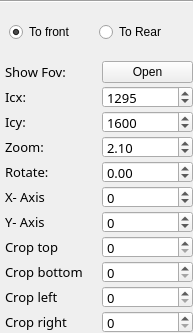
            <widget class="QWidget" name="page_image_2">
             <property name="geometry">
              <rect>
               <x>0</x>
               <y>0</y>
               <width>193</width>
               <height>333</height>
              </rect>
             </property>
             <attribute name="icon">
              <iconset>
               <normaloff>../../../../../../../source/views/ui_design/icon/right.png</normaloff>
               <activeoff>../../../../../../../source/views/ui_design/icon/down.png</activeoff>
               <activeon>../../../../../../../source/views/ui_design/icon/right.png</activeon>../../../../../../../source/views/ui_design/icon/right.png</iconset>
             </attribute>
             <attribute name="label">
              <string>Image 2</string>
             </attribute>
             <layout class="QVBoxLayout" name="verticalLayout_10">
              <property name="spacing">
               <number>5</number>
              </property>
              <property name="leftMargin">
               <number>0</number>
              </property>
              <property name="topMargin">
               <number>0</number>
              </property>
              <property name="rightMargin">
               <number>0</number>
              </property>
              <property name="bottomMargin">
               <number>0</number>
              </property>
              <item>
               <widget class="Line" name="line_10">
                <property name="orientation">
                 <enum>Qt::Horizontal</enum>
                </property>
               </widget>
              </item>
              <item>
               <widget class="QFrame" name="frame_radio_button_alligment_image_2">
                <layout class="QHBoxLayout" name="horizontalLayout_22">
                 <property name="spacing">
                  <number>5</number>
                 </property>
                 <item>
                  <widget class="QRadioButton" name="radioButton_to_front_image_2">
                   <property name="text">
                    <string>To front</string>
                   </property>
                   <property name="checked">
                    <bool>true</bool>
                   </property>
                  </widget>
                 </item>
                 <item>
                  <widget class="QRadioButton" name="radioButton_to_rear_image_2">
                   <property name="text">
                    <string>To Rear</string>
                   </property>
                  </widget>
                 </item>
                </layout>
               </widget>
              </item>
              <item>
               <layout class="QGridLayout" name="gridLayout_9">
                <property name="leftMargin">
                 <number>5</number>
                </property>
                <property name="horizontalSpacing">
                 <number>5</number>
                </property>
                <property name="verticalSpacing">
                 <number>3</number>
                </property>
                <item row="4" column="0">
                 <widget class="QLabel" name="label_20">
                  <property name="minimumSize">
                   <size>
                    <width>60</width>
                    <height>0</height>
                   </size>
                  </property>
                  <property name="font">
                   <font>
                    <family>Sans Serif</family>
                    <pointsize>10</pointsize>
                   </font>
                  </property>
                  <property name="text">
                   <string>Rotate: </string>
                  </property>
                 </widget>
                </item>
                <item row="1" column="1">
                 <widget class="QSpinBox" name="val_icx_image_2">
                  <property name="enabled">
                   <bool>true</bool>
                  </property>
                  <property name="minimumSize">
                   <size>
                    <width>60</width>
                    <height>0</height>
                   </size>
                  </property>
                  <property name="maximumSize">
                   <size>
                    <width>16777215</width>
                    <height>22</height>
                   </size>
                  </property>
                  <property name="font">
                   <font>
                    <family>Sans Serif</family>
                    <pointsize>10</pointsize>
                   </font>
                  </property>
                  <property name="maximum">
                   <number>4000</number>
                  </property>
                  <property name="value">
                   <number>1295</number>
                  </property>
                 </widget>
                </item>
                <item row="4" column="1">
                 <widget class="QDoubleSpinBox" name="val_rotate_image_2">
                  <property name="enabled">
                   <bool>true</bool>
                  </property>
                  <property name="minimumSize">
                   <size>
                    <width>50</width>
                    <height>0</height>
                   </size>
                  </property>
                  <property name="maximumSize">
                   <size>
                    <width>16777215</width>
                    <height>22</height>
                   </size>
                  </property>
                  <property name="font">
                   <font>
                    <family>Sans Serif</family>
                    <pointsize>10</pointsize>
                   </font>
                  </property>
                  <property name="minimum">
                   <double>-180.000000000000000</double>
                  </property>
                  <property name="maximum">
                   <double>180.000000000000000</double>
                  </property>
                  <property name="singleStep">
                   <double>0.100000000000000</double>
                  </property>
                 </widget>
                </item>
                <item row="5" column="0">
                 <widget class="QLabel" name="label_81">
                  <property name="enabled">
                   <bool>true</bool>
                  </property>
                  <property name="font">
                   <font>
                    <family>Sans Serif</family>
                    <pointsize>10</pointsize>
                   </font>
                  </property>
                  <property name="text">
                   <string>X- Axis</string>
                  </property>
                 </widget>
                </item>
                <item row="3" column="1">
                 <widget class="QDoubleSpinBox" name="val_zoom_image_2">
                  <property name="minimumSize">
                   <size>
                    <width>60</width>
                    <height>0</height>
                   </size>
                  </property>
                  <property name="maximumSize">
                   <size>
                    <width>16777215</width>
                    <height>22</height>
                   </size>
                  </property>
                  <property name="font">
                   <font>
                    <family>Sans Serif</family>
                    <pointsize>10</pointsize>
                   </font>
                  </property>
                  <property name="decimals">
                   <number>2</number>
                  </property>
                  <property name="minimum">
                   <double>1.000000000000000</double>
                  </property>
                  <property name="maximum">
                   <double>14.000000000000000</double>
                  </property>
                  <property name="singleStep">
                   <double>0.020000000000000</double>
                  </property>
                  <property name="value">
                   <double>2.100000000000000</double>
                  </property>
                 </widget>
                </item>
                <item row="7" column="1">
                 <widget class="QSpinBox" name="val_crop_top_image_2">
                  <property name="minimumSize">
                   <size>
                    <width>60</width>
                    <height>0</height>
                   </size>
                  </property>
                  <property name="maximumSize">
                   <size>
                    <width>16777215</width>
                    <height>22</height>
                   </size>
                  </property>
                  <property name="font">
                   <font>
                    <family>Sans Serif</family>
                    <pointsize>10</pointsize>
                   </font>
                  </property>
                  <property name="maximum">
                   <number>2500</number>
                  </property>
                  <property name="value">
                   <number>0</number>
                  </property>
                 </widget>
                </item>
                <item row="6" column="1">
                 <widget class="QSpinBox" name="val_coordinate_y_image_2">
                  <property name="enabled">
                   <bool>true</bool>
                  </property>
                  <property name="minimumSize">
                   <size>
                    <width>50</width>
                    <height>0</height>
                   </size>
                  </property>
                  <property name="maximumSize">
                   <size>
                    <width>16777215</width>
                    <height>22</height>
                   </size>
                  </property>
                  <property name="font">
                   <font>
                    <family>Sans Serif</family>
                    <pointsize>10</pointsize>
                   </font>
                  </property>
                  <property name="minimum">
                   <number>-10000</number>
                  </property>
                  <property name="maximum">
                   <number>10000</number>
                  </property>
                 </widget>
                </item>
                <item row="8" column="0">
                 <widget class="QLabel" name="label_60">
                  <property name="font">
                   <font>
                    <family>Sans Serif</family>
                    <pointsize>10</pointsize>
                   </font>
                  </property>
                  <property name="text">
                   <string>Crop bottom</string>
                  </property>
                 </widget>
                </item>
                <item row="2" column="1">
                 <widget class="QSpinBox" name="val_icy_image_2">
                  <property name="enabled">
                   <bool>true</bool>
                  </property>
                  <property name="minimumSize">
                   <size>
                    <width>60</width>
                    <height>0</height>
                   </size>
                  </property>
                  <property name="maximumSize">
                   <size>
                    <width>16777215</width>
                    <height>22</height>
                   </size>
                  </property>
                  <property name="font">
                   <font>
                    <family>Sans Serif</family>
                    <pointsize>10</pointsize>
                   </font>
                  </property>
                  <property name="maximum">
                   <number>4000</number>
                  </property>
                  <property name="value">
                   <number>1600</number>
                  </property>
                 </widget>
                </item>
                <item row="7" column="0">
                 <widget class="QLabel" name="label_67">
                  <property name="font">
                   <font>
                    <family>Sans Serif</family>
                    <pointsize>10</pointsize>
                   </font>
                  </property>
                  <property name="text">
                   <string>Crop top</string>
                  </property>
                 </widget>
                </item>
                <item row="3" column="0">
                 <widget class="QLabel" name="label_96">
                  <property name="minimumSize">
                   <size>
                    <width>80</width>
                    <height>0</height>
                   </size>
                  </property>
                  <property name="font">
                   <font>
                    <family>Sans Serif</family>
                    <pointsize>10</pointsize>
                   </font>
                  </property>
                  <property name="text">
                   <string>Zoom:</string>
                  </property>
                 </widget>
                </item>
                <item row="1" column="0">
                 <widget class="QLabel" name="label_97">
                  <property name="minimumSize">
                   <size>
                    <width>60</width>
                    <height>0</height>
                   </size>
                  </property>
                  <property name="font">
                   <font>
                    <family>Sans Serif</family>
                    <pointsize>10</pointsize>
                   </font>
                  </property>
                  <property name="text">
                   <string>Icx:</string>
                  </property>
                 </widget>
                </item>
                <item row="9" column="0">
                 <widget class="QLabel" name="label_68">
                  <property name="font">
                   <font>
                    <family>Sans Serif</family>
                    <pointsize>10</pointsize>
                   </font>
                  </property>
                  <property name="text">
                   <string>Crop left</string>
                  </property>
                 </widget>
                </item>
                <item row="8" column="1">
                 <widget class="QSpinBox" name="val_crop_bottom_image_2">
                  <property name="minimumSize">
                   <size>
                    <width>60</width>
                    <height>0</height>
                   </size>
                  </property>
                  <property name="maximumSize">
                   <size>
                    <width>16777215</width>
                    <height>22</height>
                   </size>
                  </property>
                  <property name="font">
                   <font>
                    <family>Sans Serif</family>
                    <pointsize>10</pointsize>
                   </font>
                  </property>
                  <property name="maximum">
                   <number>2500</number>
                  </property>
                  <property name="value">
                   <number>0</number>
                  </property>
                 </widget>
                </item>
                <item row="6" column="0">
                 <widget class="QLabel" name="label_98">
                  <property name="enabled">
                   <bool>true</bool>
                  </property>
                  <property name="font">
                   <font>
                    <family>Sans Serif</family>
                    <pointsize>10</pointsize>
                   </font>
                  </property>
                  <property name="text">
                   <string>Y- Axis</string>
                  </property>
                 </widget>
                </item>
                <item row="2" column="0">
                 <widget class="QLabel" name="label_99">
                  <property name="minimumSize">
                   <size>
                    <width>60</width>
                    <height>0</height>
                   </size>
                  </property>
                  <property name="font">
                   <font>
                    <family>Sans Serif</family>
                    <pointsize>10</pointsize>
                   </font>
                  </property>
                  <property name="text">
                   <string>Icy:</string>
                  </property>
                 </widget>
                </item>
                <item row="5" column="1">
                 <widget class="QSpinBox" name="val_coordinate_x_image_2">
                  <property name="enabled">
                   <bool>true</bool>
                  </property>
                  <property name="minimumSize">
                   <size>
                    <width>50</width>
                    <height>0</height>
                   </size>
                  </property>
                  <property name="maximumSize">
                   <size>
                    <width>16777215</width>
                    <height>22</height>
                   </size>
                  </property>
                  <property name="font">
                   <font>
                    <family>Sans Serif</family>
                    <pointsize>10</pointsize>
                   </font>
                  </property>
                  <property name="minimum">
                   <number>-10000</number>
                  </property>
                  <property name="maximum">
                   <number>10000</number>
                  </property>
                  <property name="value">
                   <number>0</number>
                  </property>
                 </widget>
                </item>
                <item row="10" column="0">
                 <widget class="QLabel" name="label_100">
                  <property name="font">
                   <font>
                    <family>Sans Serif</family>
                    <pointsize>10</pointsize>
                   </font>
                  </property>
                  <property name="text">
                   <string>Crop right</string>
                  </property>
                 </widget>
                </item>
                <item row="9" column="1">
                 <widget class="QSpinBox" name="val_crop_left_image_2">
                  <property name="minimumSize">
                   <size>
                    <width>60</width>
                    <height>0</height>
                   </size>
                  </property>
                  <property name="maximumSize">
                   <size>
                    <width>16777215</width>
                    <height>22</height>
                   </size>
                  </property>
                  <property name="font">
                   <font>
                    <family>Sans Serif</family>
                    <pointsize>10</pointsize>
                   </font>
                  </property>
                  <property name="maximum">
                   <number>2500</number>
                  </property>
                  <property name="value">
                   <number>0</number>
                  </property>
                 </widget>
                </item>
                <item row="10" column="1">
                 <widget class="QSpinBox" name="val_crop_right_image_2">
                  <property name="minimumSize">
                   <size>
                    <width>60</width>
                    <height>0</height>
                   </size>
                  </property>
                  <property name="maximumSize">
                   <size>
                    <width>16777215</width>
                    <height>22</height>
                   </size>
                  </property>
                  <property name="font">
                   <font>
                    <family>Sans Serif</family>
                    <pointsize>10</pointsize>
                   </font>
                  </property>
                  <property name="maximum">
                   <number>2500</number>
                  </property>
                  <property name="value">
                   <number>0</number>
                  </property>
                 </widget>
                </item>
                <item row="0" column="0">
                 <widget class="QLabel" name="label_102">
                  <property name="minimumSize">
                   <size>
                    <width>60</width>
                    <height>0</height>
                   </size>
                  </property>
                  <property name="font">
                   <font>
                    <family>Sans Serif</family>
                    <pointsize>10</pointsize>
                   </font>
                  </property>
                  <property name="text">
                   <string>Show Fov:</string>
                  </property>
                 </widget>
                </item>
                <item row="0" column="1">
                 <widget class="QPushButton" name="show_fov_image_2">
                  <property name="text">
                   <string>Open</string>
                  </property>
                 </widget>
                </item>
               </layout>
              </item>
             </layout>
            </widget>
